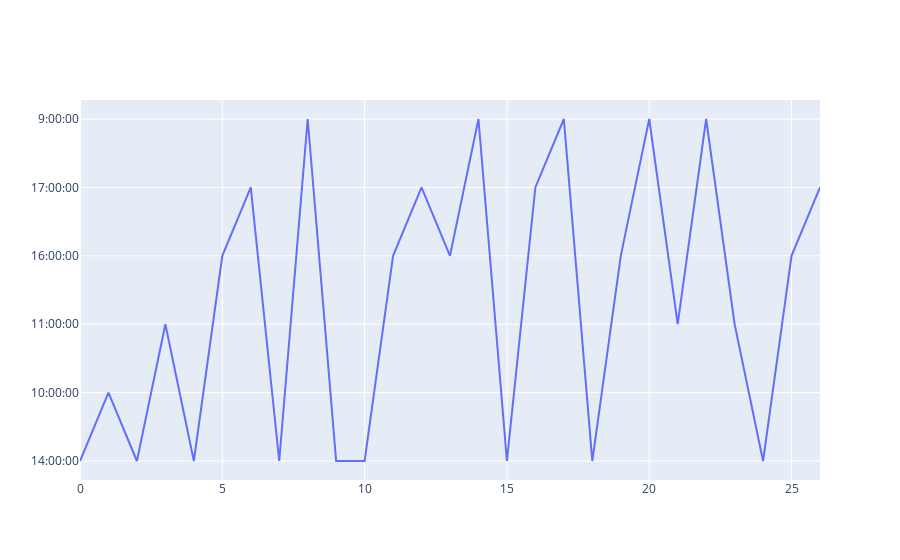

Notebook source saved alongside this figure:
### Code cell
import plotly.graph_objects as go
import pandas as pd

df4 = df.loc[df['module'] == "fitness pal"]
time_series = df4['time_stamp']

fig = go.Figure(data=go.Scatter(
    y = time_series,
    mode = 'lines'
))

fig.show()

### Figure 1 — Plotly figure (JSON) as saved in the notebook; plotly's stock layout.template omitted (floating-point values rounded to 4 significant figures)
{"data": [{"mode": "lines", "type": "scatter", "y": ["14:00:00", "10:00:00", "14:00:00", "11:00:00", "14:00:00", "16:00:00", "17:00:00", "14:00:00", "9:00:00", "14:00:00", "14:00:00", "16:00:00", "17:00:00", "16:00:00", "9:00:00", "14:00:00", "17:00:00", "9:00:00", "14:00:00", "16:00:00", "9:00:00", "11:00:00", "9:00:00", "11:00:00", "14:00:00", "16:00:00", "17:00:00"]}], "layout": {}}
